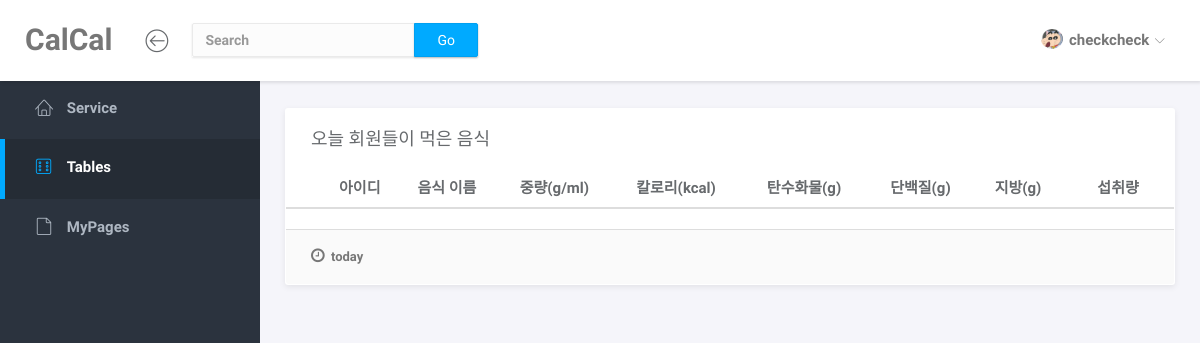
The page /FoodInfo/table/ (signed in) on the database as committed earlier.
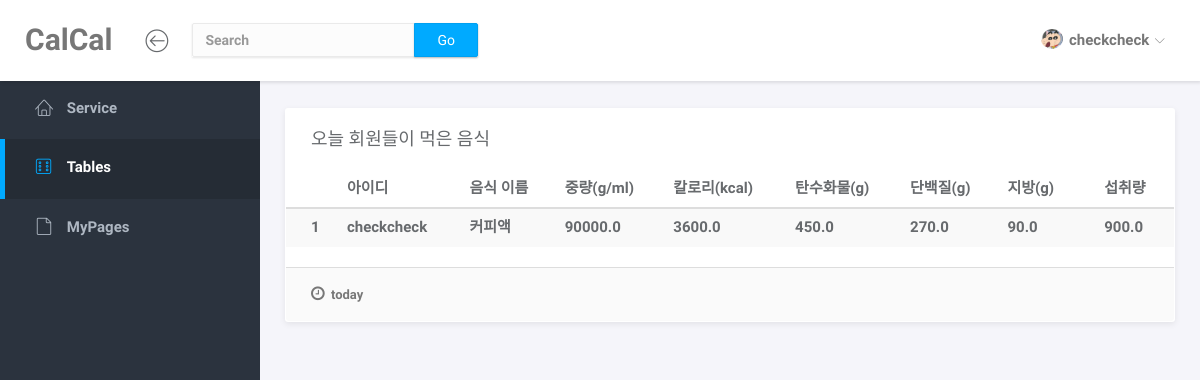
The same page on the database as committed later.
### User/models.py (models this page shows, shortened)
class User(AbstractBaseUser):
    username = models.CharField(
        verbose_name='username',
        max_length=40,
        unique=True,
    )
    email = models.EmailField(
        verbose_name='email',
        max_length=240,
    )
    GENDER_CHOICES = (
        ('M', 'Male'),
        ('F', 'Female'),
    )
    age = models.PositiveIntegerField(null=True, blank=True)
    weight = models.PositiveIntegerField(null=True, blank=True)
    height = models.PositiveIntegerField(null=True, blank=True)
    gender = models.CharField(max_length=10, choices=GENDER_CHOICES)
    is_active = models.BooleanField(default=True)
    is_admin = models.BooleanField(default=False)
    objects = UserManager()
    USERNAME_FIELD = 'username'
    REQUIRED_FIELDS = ['email', 'age', 'gender', 'weight', 'height']

### FoodInfo/models.py (models this page shows, shortened)
class UserTable(models.Model):
    authuser = models.ForeignKey(User,on_delete=models.CASCADE)
    table = models.ForeignKey(Table, on_delete=models.CASCADE)
    name = models.CharField('음식 이름', max_length=30)
    serving_wt = models.FloatField('제공량')
    kcal = models.FloatField('칼로리')
    carbo = models.FloatField('탄수화물')
    protein = models.FloatField('단백질')
    fat = models.FloatField('지방')
    company = models.TextField('회사명', max_length=30)
    amount = models.FloatField('섭취량', default=1)
    date = models.DateField('날짜', default=datetime.now().strftime('%Y-%m-%d'), blank=True)

### FoodInfo/views.py (the view)
# urls.py: path('table/', views.table, name='table'),
def table(requset):
    baseDate = datetime.date.today()
    baseDate = str(baseDate)
    todayTable = (UserTable.objects.all()).filter(
            date=baseDate)
    return render(requset, 'tables.html', {'todayTable':todayTable, 'baseDate':baseDate})

### FoodInfo/templates/tables.html (shortened to what this page needs)
<!doctype html>
<html lang="en">
<head>
	<link rel="stylesheet" href="/static/service/vendor/bootstrap/css/bootstrap.min.css">
	<link rel="stylesheet" href="/static/service/vendor/font-awesome/css/font-awesome.min.css">
	<link rel="stylesheet" href="/static/service/vendor/linearicons/style.css">
	<link rel="stylesheet" href="/static/service/vendor/chartist/css/chartist-custom.css">
	<link rel="stylesheet" href="/static/service/css/main.css">
	<link rel="stylesheet" href="/static/service/css/demo.css">
</head>
<body>
	<b id="wrapper">
		<nav class="navbar navbar-default navbar-fixed-top">
			<div class="brand" >
				    <a class="navbar-brand" href="{% url 'FoodInfo:service' %}" style="">CalCal</a>
			</div>
			<div class="container-fluid">
				<div class="navbar-btn">
					<button type="button" class="btn-toggle-fullwidth"><i class="lnr lnr-arrow-left-circle"></i></button>
				</div>
				<form class="navbar-form navbar-left" action="{% url 'FoodInfo:search' %}" method="POST">
					<div class="input-group">
						<input type="search" value="{{ q }}" class="form-control" placeholder="Search" name="q" >
						<span class="input-group-btn">
						<button type="submit" class="btn btn-primary">Go</button></span>
					</div>
				</form>
				<div id="navbar-menu">
					<ul class="nav navbar-nav navbar-right">
						<li class="dropdown">
							{% if user.is_authenticated %}
							<a href="#" class="dropdown-toggle" data-toggle="dropdown"><img src="/static/service/img/1.PNG" class="img-circle" alt="Avatar"> <span>{{ user.username }}</span> <i class="icon-submenu lnr lnr-chevron-down"></i></a>
							{% endif %}
						</li>
					</ul>
				</div>
			</div>
		</nav>
		<div id="sidebar-nav" class="sidebar">
			<div class="sidebar-scroll">
				<nav>
					<ul class="nav">
						<li><a href="{%url 'FoodInfo:service' %}" class=""><i class="lnr lnr-home"></i> <span>Service</span></a></li>
						<li><a href="{%url 'FoodInfo:table' %}" class="active"><i class="lnr lnr-dice"></i> <span>Tables</span></a></li>
						<li><a href="{%url 'FoodInfo:mypage' %}" class=""><i class="lnr lnr-file-empty"></i> <span>MyPages</span> </a></li>
					</ul>
				</nav>
			</div>
		</div>
		<div class="main">
			<div class="main-content">
				<div class="container-fluid">
					<div class="panel">
						<div class="panel-heading">
							<h3 class="panel-title">오늘 회원들이 먹은 음식</h3>
						</div>
						<div class="panel-body no-padding">
							<table class="table table-striped">
								<thead>
									<tr>
										<th></th>
										<th>아이디</th>
										<th>음식 이름</th>
										<th>중량(g/ml)</th>
										<th>칼로리(kcal)</th>
										<th>탄수화물(g)</th>
										<th>단백질(g)</th>
										<th>지방(g)</th>
										<th>섭취량</th>
									</tr>
								</thead>
								<tbody>
								{% for food in todayTable.all %}
									<tr>
										<td>{{forloop.counter}}</td>
										<td>{{food.authuser.username}}</td>
										<td>{{food.name}}</td>
										<td>{{food.serving_wt}}</td>
										<td>{{food.kcal}}</td>
										<td>{{food.carbo}}</td>
										<td>{{food.protein}}</td>
										<td>{{food.fat}}</td>
										<td>{{food.amount}}</td>
									</tr>
								{% endfor %}
								</tbody>
							</table>
						</div>
						<div class="panel-footer">
							<div class="row">
								<div class="col-md-6"><span class="panel-note"><i class="fa fa-clock-o"></i> today </span></div>
							</div>
						</div>
					</div>
				</div>
			</div>
		</div>
    </b>
</body>
</html>

### FoodInfo/templates/tables.html (style rules this page uses)
.navbar-default .brand { float: left; padding: 15px 10px; background-color: #fff; }

Rows that differ between the two databases and show on the page:
added UserTable: authuser.username "checkcheck", name "커피액", serving_wt "90000.0", kcal "3600.0", carbo "450.0", protein "270.0", fat "90.0", amount "900.0"
